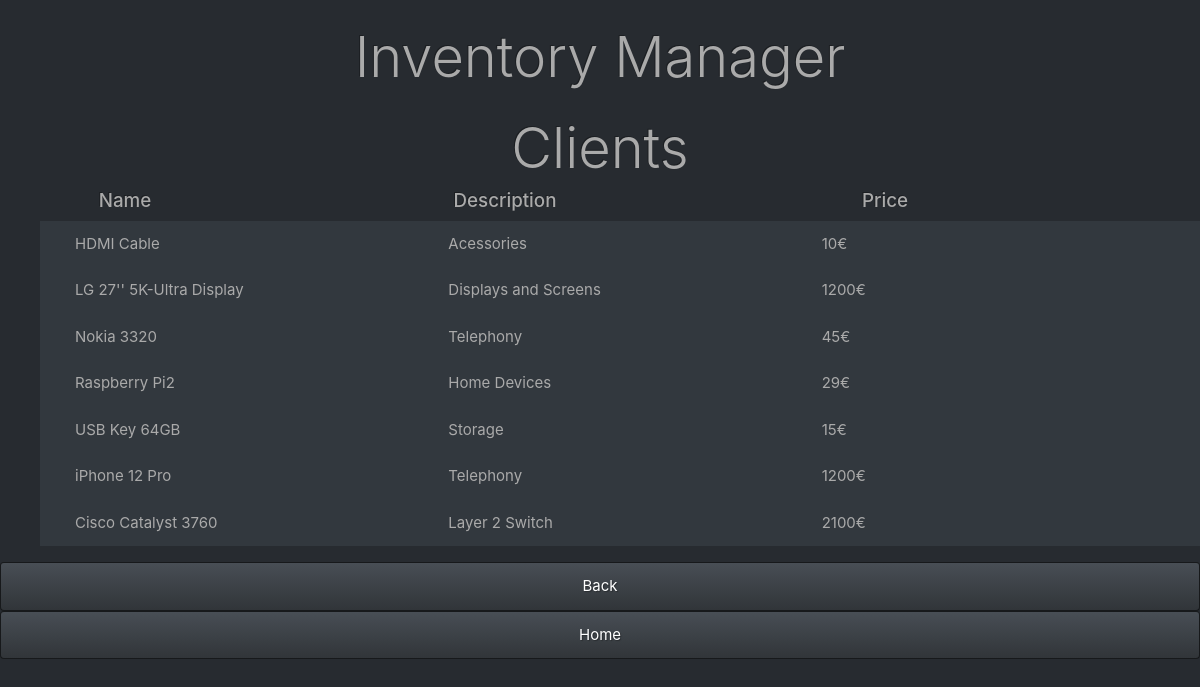
The app's page /display_c with its own data.
### inventory_flask/main.py (models this page shows)
class Products(db.Model):
    __tablename__ = "products"
    id = db.Column(db.Integer, primary_key=True)
    name = db.Column(db.String)
    description = db.Column(db.String)
    stock = db.Column(db.Integer)
    price = db.Column(db.Integer)
    top_stock = db.Column(db.Integer)
    location = db.Column(db.String)

### inventory_flask/main.py (the view)
@app.route('/display_c', methods=['GET'])
def show_c():
    all_prods = Products.query.all()
    return render_template("clients.html", prod_list=all_prods)

### inventory_flask/templates/clients.html (shortened to what this page needs)
<!DOCTYPE html>
<html>
<head>
    <link rel="stylesheet" href="https://stackpath.bootstrapcdn.com/bootswatch/4.5.2/slate/bootstrap.min.css" integrity="
    sha384-8iuq0iaMHpnH2vSyvZMSIqQuUnQA7QM+f6srIdlgBrTSEyd//AWNMyEaSF2yPzNQ">
</head>
<body>
<main>
    <h1 class="display-4 text-center mt-4 titulo">Inventory Manager</h1>
    <h2 class="display-4 text-center mt-4 titulo">Clients</h2>
           <div class="container">
           <div class="row">
               <div class="col"><h5>
                   <center>
                   Name
                   </center></h5>
               </div>
               <div class="col">
               </div>
               <div class="col"><h5>
                   <center>
                   Description
                   </center></h5>
               </div>
               <div class="col">
               </div>
               <div class="col"><h5>
                   <center>
                   Price
                   </center></h5>
               </div>
               <div class="col">
               </div>
           </div>
           </div>
        <ul>
            {% for prod in prod_list %}
            <li class="list-group-item" style="border:none">
                <div class="container">
                    <div class="row">
                        <div class="col">
                {{prod.name}}
                            </div>
                        <div class="col">
                {{prod.description}}
                            </div>
                        <div class="col">
                {{prod.price}}€
                            </div>
                        </div>
                    </div>
            </li>
            {% endfor %}
        </ul>
        <input type="button" value="Back" onclick="history.back()" class="btn btn-primary btn-block">
        <form action="/">
            <input type="submit" value="Home" class="btn btn-primary btn-large btn-block">
        </form>
</main>
</body>
</html>

### records on screen
Products: name "HDMI Cable", description "Acessories", price "10"
Products: name "LG 27'' 5K-Ultra Display", description "Displays and Screens", price "1200"
Products: name "Nokia 3320", description "Telephony", price "45"
Products: name "Raspberry Pi2", description "Home Devices", price "29"
Products: name "USB Key 64GB", description "Storage", price "15"
Products: name "iPhone 12 Pro", description "Telephony", price "1200"
Products: name "Cisco Catalyst 3760", description "Layer 2 Switch", price "2100"
